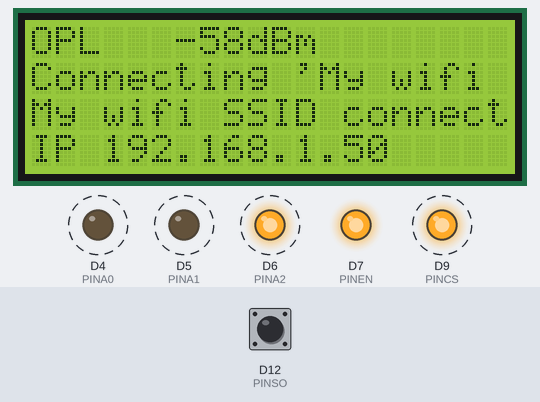
Bench run of a sketch on a simulated Arduino MKR. Parts: 20×4 character LCD, output pins drawn as LEDs (lit = HIGH). Dashed ring = blinking. Inputs (shaded band) come from the test bench; at power-on: D12 (PINSO) LOW. WiFi joins after 1.5 s; servers stay silent unless stated; pins used as bus, display or sensor lines are not drawn; what the sketch prints to the serial monitor is not drawn.

Above: at 3.99 s.
4.0 s: D12 (PINSO) pulsed HIGH 2 times (0.12 s each, 0.3 s apart)
6.1 s: D12 (PINSO) pulsed HIGH 5 times (0.12 s each, 0.3 s apart)
Timing chart, 0 to 72.1 s (numbered marks = the images above; inputs shaded):
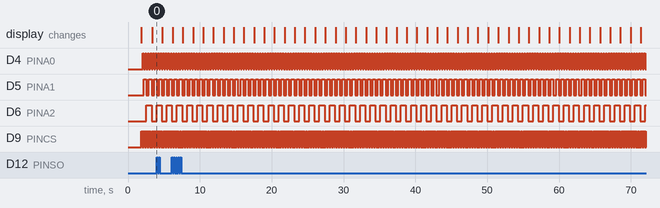

Measured:
- by itself, D4 (PINA0): alternates HIGH for 0.18 s and LOW for 0.18 s
- by itself, D5 (PINA1): alternates HIGH for 0.35 s and LOW for 0.35 s
- by itself, D6 (PINA2): alternates HIGH for 0.71 s and LOW for 0.70 s
- by itself, D9 (PINCS): alternates HIGH for 0.10 s and LOW for 0.08 s

The sketch:

bbq-temperature.ino
```cpp
#include <string.h>
#include <ctype.h>
#include <WiFiNINA.h>
#include <SPI.h>
#include "config.h"
#include <LiquidCrystal_I2C.h>


// DEFINEs from the TCMux shield demo by Ocean Controls
#define PINEN 7 //Mux Enable pin
#define PINA0 4 //Mux Address 0 pin
#define PINA1 5 //Mux Address 1 pin
#define PINA2 6 //Mux Address 2 pin
#define PINSO 12 //TCAmp Slave Out pin (MISO)
#define PINSC 13 //TCAmp Serial Clock (SCK)
#define PINCS 9  //TCAmp Chip Select Change this to match the position of the Chip Select Link
#define ERR_VCC		1	// Probe shorted to Vcc
#define ERR_GND		2	// Probe shorted to GND
#define ERR_OPEN	3	// Probe is open
#define ERR_INVALID	4	// Invalid probe index

char ssid[]=WIFI_SSID;
char password[]=WIFI_PASSWORD;
#define VERSION "1.0.0"
//char tickers[]="-\|/-\|/";

float temperature[8];
char status[8];
unsigned long time;
char probe_index=0;
WiFiServer server(80);
LiquidCrystal_I2C lcd(0x27, 20, 4);


void setup() {

	// Set up the serial port and the display
	Serial.begin(9600);
	lcd.init();
	lcd.backlight();
	lcd.setCursor(0,0);
	lcd.print("OPL *");
	log("Oregon Pit Lab");
	log("Octo logger v %s",VERSION);


	setup_probes();
	setup_server();
}

void loop() {

	static char status_text[20];
	static boolean ticker=false;

	// Run the following code every 125ms so we get a full probe refresh every 1s.  Should be relatively overflow-safe, though we may get a short cycle (<125ms) at overflow time.
	unsigned long diff=millis()-time;
	if(diff >= 125) {

		// Reset the time
		time=millis();

		// Read a probe
		status[probe_index]=read_probe(probe_index, &temperature[probe_index]);

		// Increment
		probe_index++;
		if(probe_index >7) {
			probe_index=0;

			// These things happen once per second
			lcd.setCursor(0,0);
			sprintf(status_text, "OPL %c %ddBm",(ticker?'*':' '), WiFi.RSSI());
			lcd.print(status_text);

			ticker = !ticker;
		}

		// Update the banner
//		lcd.setCursor(1,0);
//		lcd.print(tickers[probe_index]);
//		lcd.setCursor(18,0);
//		lcd.print(tickers[probe_index]);

	}

	serve_requests();


}

void log(char* fmt, ...) {

	// Use vsprintf to complile the string
	static char str[100];
	va_list args;
	va_start(args, fmt);
	vsnprintf(str, 100, fmt, args);		// snprintf is like sprintf, but with a max limit on length to avoid buffer overflow
	va_end(args);


	/* * Oregon Pit Lab * */
	/* Line 1             */
	/* Line 2             */
	/* Line 3             */

	// Previous lines.  Previous line 1 is always lost.
	static char previous_line3[]="                    ";
	static char previous_line2[]="                    ";

	// A 20 character version of str
	char line3[]="                    ";

	char len=strlen(str);
	if(len>20) len=20;
	memcpy(line3, str, len);	// Intentionally not copying terminating nul

	lcd.setCursor(0,1);
	lcd.print(previous_line2);
	lcd.setCursor(0,2);
	lcd.print(previous_line3);
	lcd.setCursor(0,3);
	lcd.print(line3);

	// Save the current lines 2 and 3 as previous lines 2 and 3
	memcpy(previous_line2, previous_line3, 20);
	memcpy(previous_line3, line3, 20);

	Serial.println(str);
}


void setup_server() {

	if(WiFi.status() == WL_NO_MODULE) {

		log("No wifi module detected");
	}

	// Connect to wifi
	int status=0;
	log("Connecting '%s'", ssid);
	status=WiFi.begin(ssid, password);

	// Check status every 100ms until connected
	unsigned long t=millis();
	do {
		unsigned long diff=millis()-t;
		if(diff >=100) {
			Serial.print(".");
			t=millis();
			status=WiFi.status();
		}

	} while(status != WL_CONNECTED);

	log("%s connected", ssid);

	// Print out wifi details
	int32_t ip_address=WiFi.localIP();
	uint8_t* address=(uint8_t*)&ip_address;
	log("IP %d.%d.%d.%d",address[0],address[1],address[2],address[3]);
	//log("RSSI %d dBm", WiFi.RSSI());

	// Start the server
	server.begin();
}


/**
 * Serve requests
 *
 * Parts of this have been copied from the WiFi server example by dlf and Tom Igoe
 */
void serve_requests() {

IPAddress l;


	char n;

	// See if we have a client waiting to be served
	WiFiClient client=server.available();
	if(!client) return;

	Serial.print("Serving client...");
	boolean currentLineIsBlank = true;
    while (client.connected()) {

    	if (client.available()) {

        	char c = client.read();
        	//Serial.write(c);

        	// if you've gotten to the end of the line (received a newline
       		// character) and the line is blank, the http request has ended,
        	// so you can send a reply
        	if (c == '\n' && currentLineIsBlank) {

          		// send a standard http response header
          		client.println("HTTP/1.1 200 OK");
          		client.println("Content-Type: application/json");
          		client.println("Connection: close");  // the connection will be closed after completion of the response
          		client.println();
          		client.println("[");

				for(n=0; n< 8; n++) {

					client.print("{ \"status\" : ");
					switch(status[n]) {

						case ERR_VCC:
							client.print("\"vcc\"");
							break;
						case ERR_GND:
							client.print("\"gnd\"");
							break;
						case ERR_OPEN:
							client.print("\"open\"");
							break;
						case 0:
							client.print("\"ok\"");
							break;
					}

					if(status[n] ==0 ) {

						client.print(", \"temperature\" : ");
						client.print(temperature[n]);
					}

					client.print("}");
					if(n!=7) client.println(",");
				}
				client.println("]");


         		break;
        	}

			if (c == '\n') {

          		// you're starting a new line
				currentLineIsBlank = true;

        	} else if (c != '\r') {

          		// you've gotten a character on the current line
          		currentLineIsBlank = false;
        	}
      	}
    }

	client.stop();
    Serial.println("ok");

}


/**
 *  Set up the temperature controls
 *
 *  Parts of this function were copied from the TCMux shield demo by Ocean Controls
 */
void setup_probes() {

	pinMode(PINEN, OUTPUT);
	pinMode(PINA0, OUTPUT);
	pinMode(PINA1, OUTPUT);
	pinMode(PINA2, OUTPUT);
	pinMode(PINSO, INPUT);
	pinMode(PINCS, OUTPUT);
	pinMode(PINSC, OUTPUT);

  digitalWrite(PINEN, HIGH);   // enable on
  digitalWrite(PINA0, LOW); // low, low, low = channel 1
  digitalWrite(PINA1, LOW);
  digitalWrite(PINA2, LOW);
  digitalWrite(PINSC, LOW); //put clock in low

}

/**
 * Read a probe
 *
 * Parts of this function were copied from the TCMux shield demo by Ocean Controls
 *
 * @param {int} index the probe index
 * @param {float*} temperature a pointer to a float where the temperature should be stored
 * @return {char} error the error code, or 0 for success
 */
char read_probe(int index, float* temperature) {

	int temp=0;
	bool sensor_fail=false;
	char fail_mode=0;
	unsigned int mask=0;
	char i;

    // Tell the mux which probe we are reading
	switch (index)
	{
		case 0:
		digitalWrite(PINA0, LOW);
		digitalWrite(PINA1, LOW);
		digitalWrite(PINA2, LOW);
		break;
		case 1:
		digitalWrite(PINA0, HIGH);
		digitalWrite(PINA1, LOW);
		digitalWrite(PINA2, LOW);
		break;
		case 2:
		digitalWrite(PINA0, LOW);
		digitalWrite(PINA1, HIGH);
		digitalWrite(PINA2, LOW);
		break;
		case 3:
		digitalWrite(PINA0, HIGH);
		digitalWrite(PINA1, HIGH);
		digitalWrite(PINA2, LOW);
		break;
		case 4:
		digitalWrite(PINA0, LOW);
		digitalWrite(PINA1, LOW);
		digitalWrite(PINA2, HIGH);
		break;
		case 5:
		digitalWrite(PINA0, HIGH);
		digitalWrite(PINA1, LOW);
		digitalWrite(PINA2, HIGH);
		break;
		case 6:
		digitalWrite(PINA0, LOW);
		digitalWrite(PINA1, HIGH);
		digitalWrite(PINA2, HIGH);
		break;
		case 7:
		digitalWrite(PINA0, HIGH);
		digitalWrite(PINA1, HIGH);
		digitalWrite(PINA2, HIGH);
		break;
		default:
		return ERR_INVALID;
	}

      // Convert a temperature
	delay(5);
    digitalWrite(PINCS, LOW); //stop conversion
    delay(5);
    digitalWrite(PINCS, HIGH); //begin conversion
    delay(100);  //wait 100 ms for conversion to complete
    digitalWrite(PINCS, LOW); //stop conversion, start serial interface
    delay(1);

      // Read 32 bits of data data from the chip
	for (i=31;i>=0;i--) {

      	digitalWrite(PINSC, HIGH);
      	delay(1);

      	// Handle thermocouple bits
		if ((i<=31) && (i>=18)) {

			// bit 31 sign
			// bit 30 MSB = 2^10
			// bit 18 LSB = 2^-2 (0.25 degC)
			mask = 1<<(i-18);
			if (digitalRead(PINSO)==1) {

				if (i == 31) {
			    	temp += (0b11<<14);//pad the temp with the bit 31 value so we can read negative values correctly
				}

				temp += mask;
			}

		}

	    //bit 17 is reserved
	    //bit 16 is sensor fault

	    // Thermocouple fail
	    if (i==16) {

	    	sensor_fail = digitalRead(PINSO);
	    }

		// Ignore the 12 bits for the internal temp of the chip, [15..4]

		// Bit 3 is reserved

		// Read circuit error bits
		if (i==2) {

			fail_mode += digitalRead(PINSO)<<2;//bit 2 is set if shorted to VCC
      	}

 		if (i==1) {

          fail_mode += digitalRead(PINSO)<<1;//bit 1 is set if shorted to GND
      	}

      	if (i==0) {

          fail_mode += digitalRead(PINSO)<<0;//bit 0 is set if open circuit
      	}

		digitalWrite(PINSC, LOW);
		delay(1);
  	}

	if (sensor_fail == 1) {

		if ((fail_mode & 0b0100) == 0b0100) {

			return ERR_VCC; // Short to Vcc
		}
		if ((fail_mode & 0b0010) == 0b0010) {

			return ERR_GND; // Short to gnd
		}
		if ((fail_mode & 0b0001) == 0b0001) {

			return ERR_OPEN; // Open circuit
		}

	} else {

		// No error, return the temperature
		*temperature = (float)temp * 0.25;
		return 0;

	}
}
```

config.sample.h
```cpp
#define WIFI_SSID "My wifi SSID"
#define WIFI_PASSWORD "secret"
```
